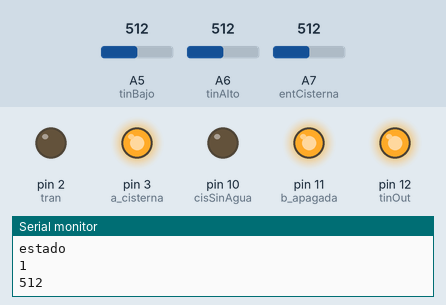
This sketch was run on a simulated Arduino Nano, built with avr-gcc and run on an emulated ATmega328P. On the bench: output pins drawn as LEDs (lit = HIGH), the last lines printed to the serial monitor. Dashed ring = blinking. Inputs (shaded band) come from the test bench; at power-on: A5 (tinBajo) = 512, A7 (entCisterna) = 512, A6 (tinAlto) = 512.

Above: at 1.2 s.
1.3 s: A5 (tinBajo) set to 48
4.1 s: A5 (tinBajo) set to 41
At 8.0 s:
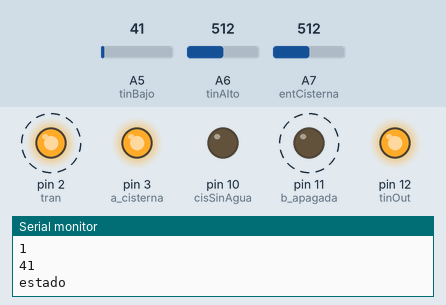
8.1 s: A7 (entCisterna) set to 47
10.4 s: A7 (entCisterna) set to 41
At 12.3 s:
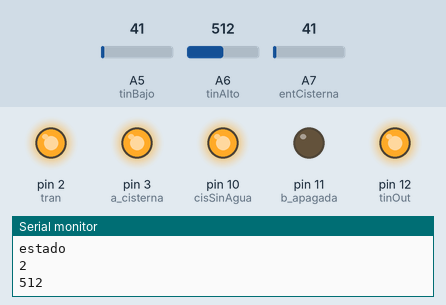
At 14.2 s:
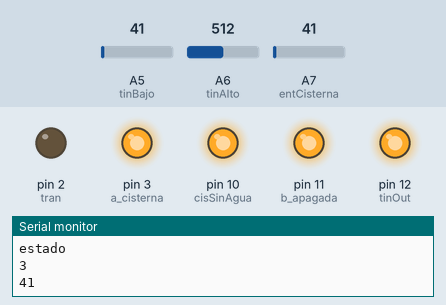
Timing chart, 0 to 15.4 s (numbered marks = the images above; inputs shaded):
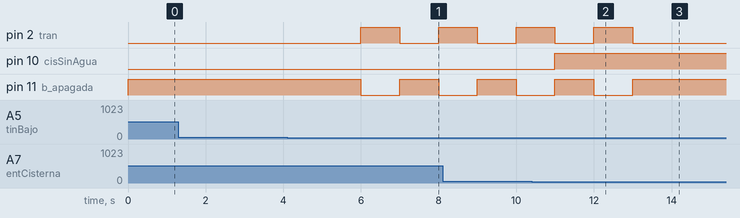

The sketch:

proyectoAgua.ino
```cpp
// proyecto bomba de agua
// Control con transistor C2344
// Etapa de potecia por relevador controlado por transistor

int baseAgua=45;

int entCisterna = A7; //
int tinAlto =A6; //
int tinBajo =A5; //
int tinOut=12;
int b_apagada=11;
int a_cisterna= 3;
int tran=2;
int estado; //1-lleno, 2-Vacio, 3-Sin agua
int cisSinAgua=10;

int lecturaAlto;
int lecturaBajo;
int cisterna_val;

void setup() {

  pinMode(cisSinAgua,OUTPUT);
  pinMode(a_cisterna,OUTPUT);
  pinMode(tran,OUTPUT);
  pinMode(tinOut,OUTPUT);
  pinMode(b_apagada,OUTPUT);

  Serial.begin(9600);

  digitalWrite(tinOut,HIGH);
  digitalWrite(a_cisterna,HIGH);
  //lee iniciales:
  if(analogRead(entCisterna)<baseAgua){
    estado=3;  // no hay agua
    }else if(analogRead(tinBajo)<baseAgua){
      estado=2; // tanque vacio
    }else{ //if(analogRead(tinBajo)>baseAgua)
      estado=1; // tanque lleno
     }


}

void prendeBomba(){
    digitalWrite(tran,HIGH);
    digitalWrite(b_apagada,LOW);
  }

void apagaBomba(){
    digitalWrite(tran,LOW);
    digitalWrite(b_apagada,OUTPUT);
  }

int revisaCisterna(){  // solo prende y apaga foquito
  int auxCis;
  auxCis=analogRead(entCisterna);

   if(auxCis<baseAgua){
    digitalWrite(cisSinAgua,HIGH);  // no hay agua
    }else{
      digitalWrite(cisSinAgua,LOW);
      }
     return auxCis;
    }

void loop() {
  if (estado==1){   //////////////////////////////
    apagaBomba();
    lecturaBajo=analogRead(tinBajo);
    cisterna_val=revisaCisterna();
    Serial.println("estado");
    Serial.println(estado);
    Serial.println(lecturaBajo);
    delay(999);
      if(lecturaBajo<baseAgua){ // se vacio
          estado=2;
        }
  }else if(estado ==2){  ///////////////////////
    prendeBomba();

    lecturaAlto=analogRead(tinAlto);
    cisterna_val=revisaCisterna();
    Serial.println("estado");
    Serial.println(estado);
    Serial.println(lecturaAlto);
    delay(999);

    if(cisterna_val<baseAgua){
       estado=3;

     }else if(lecturaAlto>baseAgua){
        estado=1;
     }

  }else if(estado==3){    ////////////////////////
    apagaBomba();
    digitalWrite(cisSinAgua,HIGH);

    cisterna_val=revisaCisterna();
    Serial.println("estado");
    Serial.println(estado);
  Serial.println(cisterna_val);
    delay(999);

     if(analogRead(entCisterna)<baseAgua){
    estado=3;  // no hay agua
    }else if(analogRead(tinBajo)<baseAgua){
      estado=2; // tanque vacio
      digitalWrite(cisSinAgua,LOW);
    }else{ //if(analogRead(tinBajo)>baseAgua)
      estado=1; // tanque lleno
      digitalWrite(cisSinAgua,LOW);
     }
  }

}
```

Measured:
- the behaviour switches between 45 and 44 on A5 (tinBajo) (found by bisection; images 0 and 1)
- the behaviour switches between 45 and 44 on A7 (entCisterna) (found by bisection; images 1 and 2)
- after the input at 4.1 s, pin 2 (tran): LOW → HIGH after 1.9 s, → LOW 1.0 s later, → HIGH 1.0 s later; pin 11 (b_apagada): HIGH → LOW after 1.9 s, → HIGH 1.0 s later, → LOW 1.0 s later
- after the input at 10.4 s, pin 2 (tran): goes on until 13.0 s, then stays LOW; pin 10 (cisSinAgua): LOW → HIGH after 0.60 s; pin 11 (b_apagada): goes on until 13.0 s, then stays HIGH
